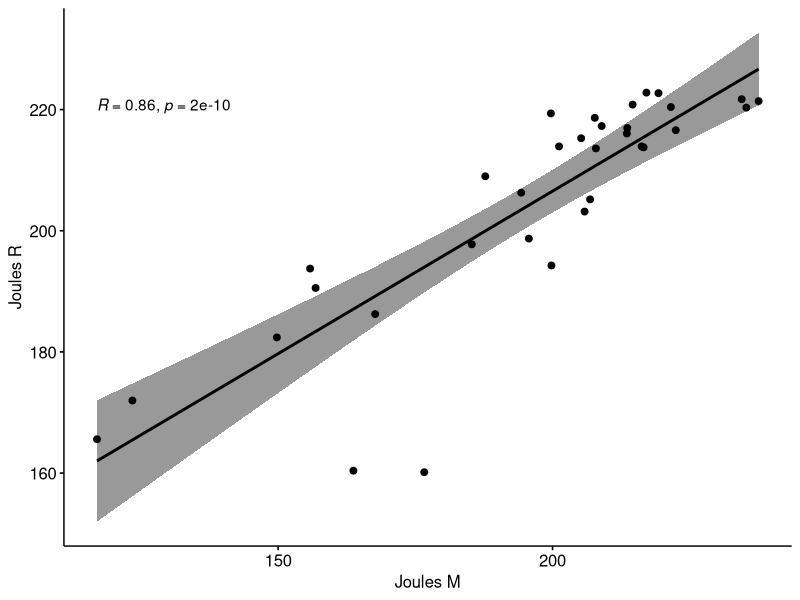
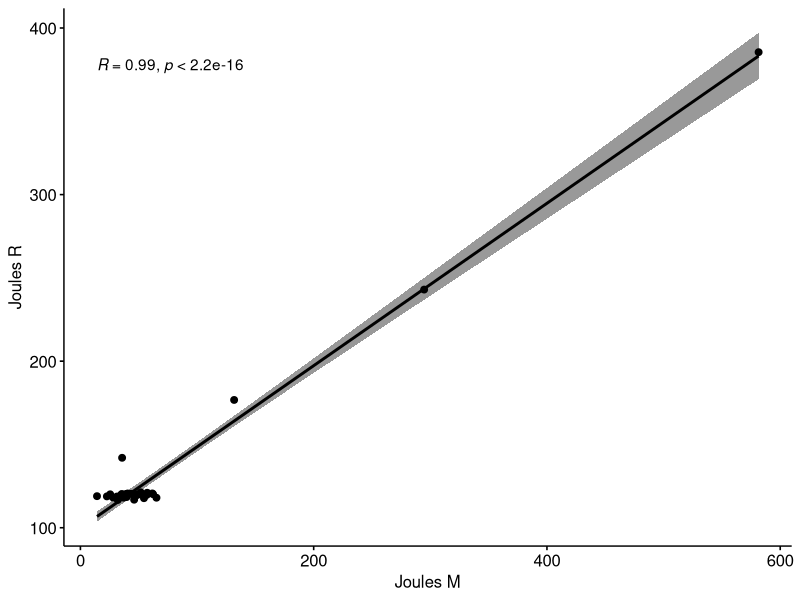
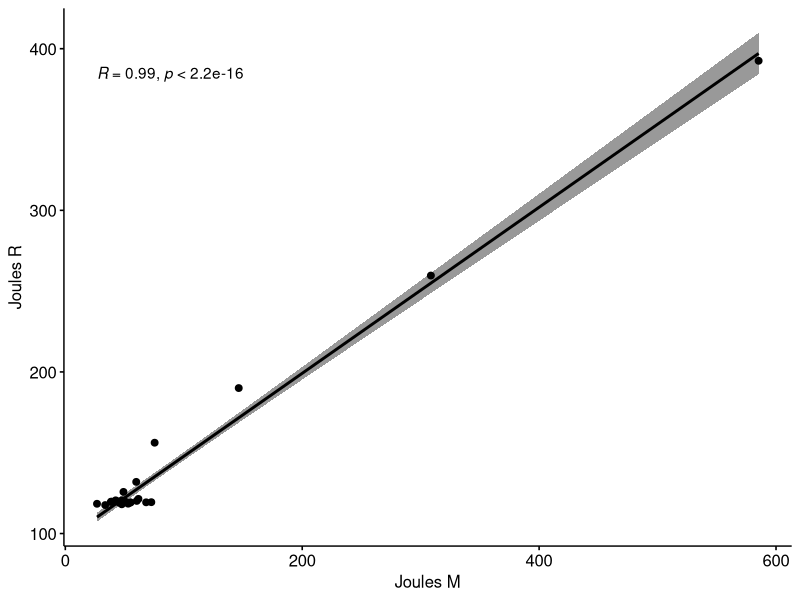
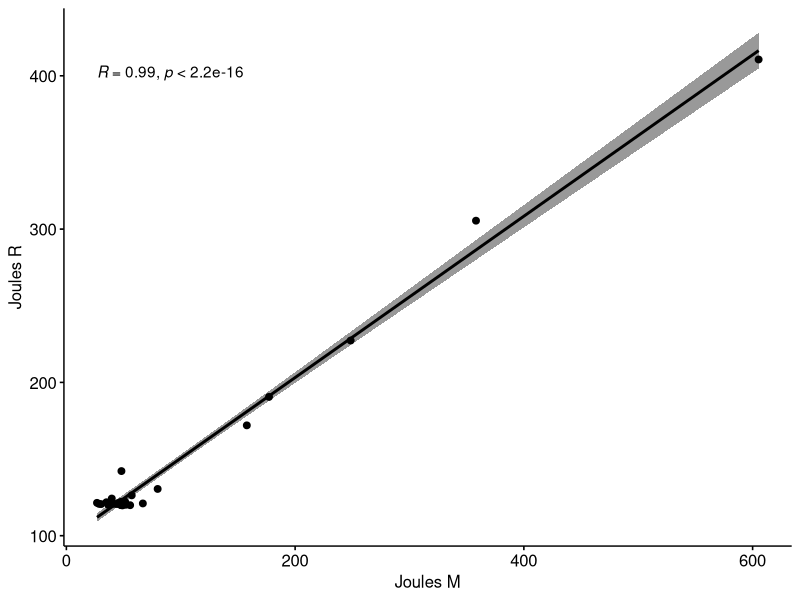
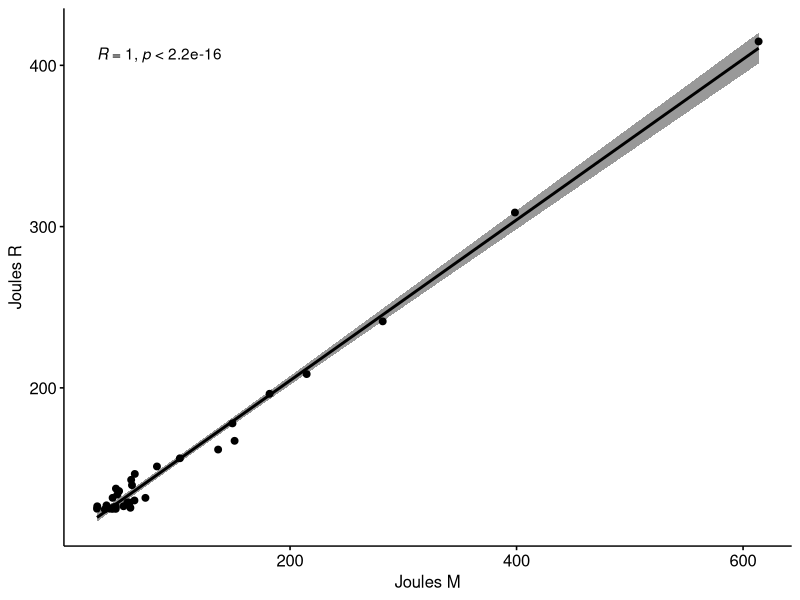
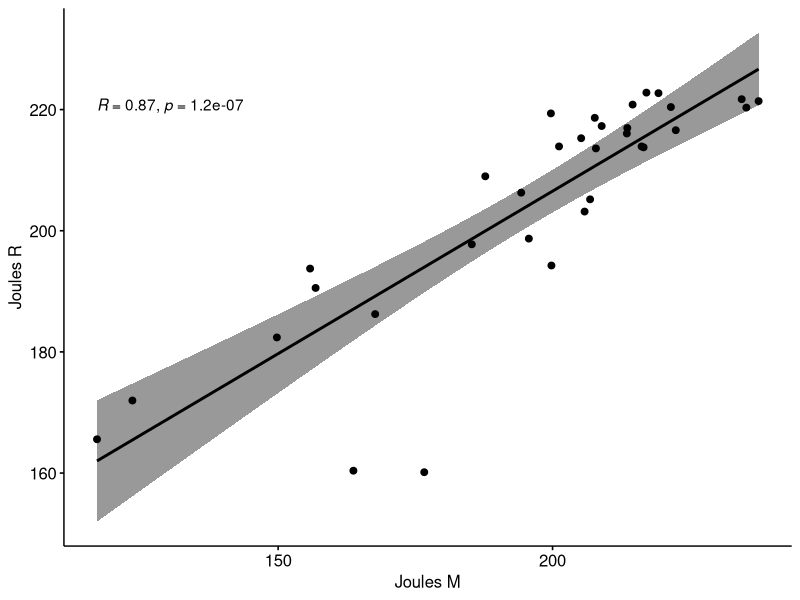
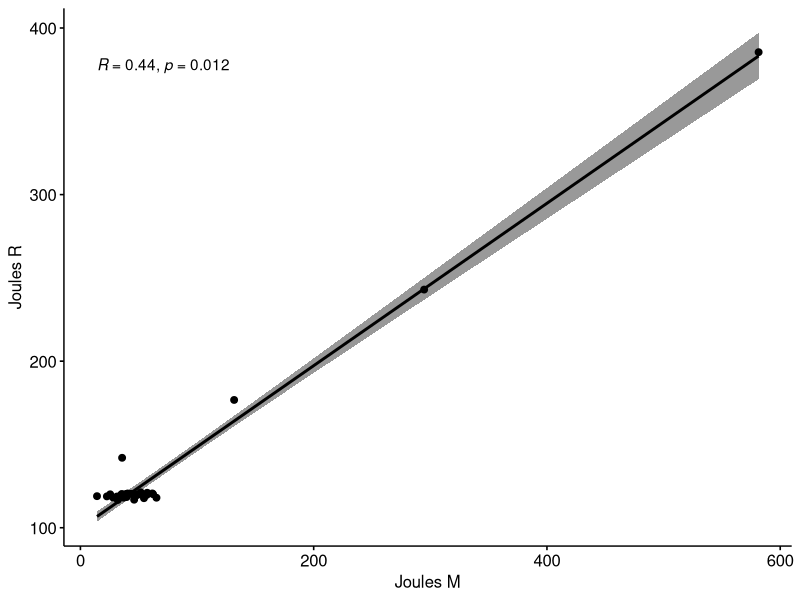
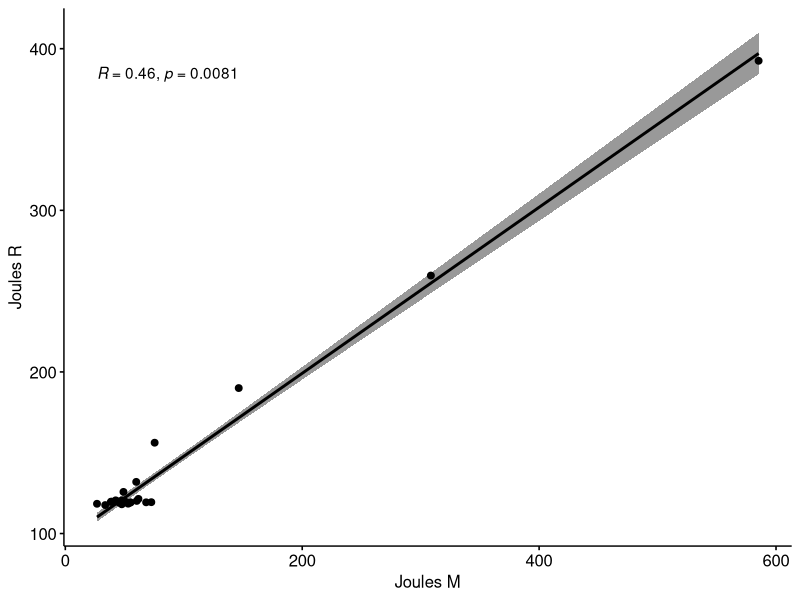

Source code (R) for these figures, in order:
install.packages("ggplot2")
install.packages("dplyr")
install.packages("gridExtra")
install.packages("ggpubr")
install.packages("psych")
library(ggplot2)
library(dplyr)
library(gridExtra)
library("ggpubr")
library(psych)

dataRapl <- read.csv(file = 'dataRAPL.csv')
dataMeter <- read.csv(file = 'dataMETER.csv')


row_sums_rapl <- rowSums(dataRapl[, c(9:11)])
subset_data_rapl <- dataRapl[, c(9:11)]
subset_data_rapl$Total <- row_sums_rapl
subset_data_rapl$n.workers = dataRapl$n.workers
subset_data_rapl$n.secondary.workers = dataRapl$n.secondary.workers

subset_data_Meter <- dataMeter[,c(7,8)]


summary(subset_data_rapl["Total"])
summary(subset_data_Meter["Energy.Meter"])

# Get unique number of threads
workers <- unique(dataMeter[0:990,]$n.workers)
size_chunk<- 990

# Methods to get averages for each chunk in Meter and Rapl
get_list_with_avar_workers_Meter <- function(chunk) {
  list_ps <- list()
  for (i in 1:length(workers)) {
    
    new_dat <- dataMeter[((size_chunk*(chunk-1))+1):(size_chunk*(chunk)),]
    data <- new_dat[new_dat$n.workers == workers[i],]
    list_ps[i] <- mean(data$Energy.Meter)
  }
  return(list_ps)
}

get_list_with_avar_workers_Rapl <- function(chunk) {
  list_ps <- list()
  for (i in 1:length(workers)) {
    
    new_dat <- subset_data_rapl[((size_chunk*(chunk-1))+1):(size_chunk*(chunk)),]
    data <- new_dat[new_dat$n.workers == workers[i],]
    list_ps[i] <- mean(data$Total)
  }
  return(list_ps)
}


read_chunks <- function(subset) {
  chunk_size <- 990
  txacts <- list(0,1,2,8,64)
  counter <- 1
  for (i in seq(chunk_size, chunk_size*5,by = chunk_size)) {
    if (counter == 1) {
      chunk <- subset[(i-chunk_size):i,]
      print("----- ORIGINAL -----")
      print(summary(chunk))
    } else {
      chunk <- subset[(i-chunk_size):i,]
      print(paste("----- TXACT-",txacts[[counter]]," -----"))
      print(summary(chunk))
    }
    #chunks[[counter]] <- chunk
    counter <- counter+1
  }
}

read_chunks(subset_data_rapl["Total"])
read_chunks(subset_data_Meter["Energy.Meter"])


describe_orig_chunk <- function(subset1,subset2,chunk) {
  benchmark_data <- data.frame(threads = numeric(), energy_rapl = numeric(),energy_meter = numeric())
  for (i in 1:30) {
    energy_rapl <- subset1[((33*(i-1))+chunk)] # Example value, replace with actual data
    energy_meter <- subset2[((33*(i-1))+chunk)]# Example value, replace with actual data
    benchmark_data[i,] <- c(workers[chunk],energy_rapl, energy_meter)
  }
  describe(benchmark_data)
}

describe_orig_chunk(subset_data_rapl[0:990,"Total"],subset_data_Meter[0:990,"Energy.Meter"],1)
describe_orig_chunk(subset_data_rapl[0:990,"Total"],subset_data_Meter[0:990,"Energy.Meter"],2)
describe_orig_chunk(subset_data_rapl[0:990,"Total"],subset_data_Meter[0:990,"Energy.Meter"],11)
describe_orig_chunk(subset_data_rapl[0:990,"Total"],subset_data_Meter[0:990,"Energy.Meter"],12)
describe_orig_chunk(subset_data_rapl[0:990,"Total"],subset_data_Meter[0:990,"Energy.Meter"],33)



# NOT AVERAGES
# Perform Shapiro-Wilk normality test for each number of threads
for( j in 1:5){

list_ps <- list()
  # cat("-----", j)
  for (i in 1:length(workers)) {
  # Subset data for current number of threads
  # print(workers[i])
  new_dat <- dataMeter[((size_chunk*(j-1))+1):(size_chunk*(j)),]
  data <- new_dat[new_dat$n.workers == workers[i],]
   # print(dataMeter[(size_chunk*(j-1)):(size_chunk*(j)),][dataMeter[(size_chunk*(j-1)):(size_chunk*(j)),]$n.workers == workers[i],]$n.workers)
  # Perform Shapiro-Wilk normality test on energy consumption (RAPL)
  shapiro_test <- shapiro.test(data$Energy.Meter)
  list_ps[i]<- shapiro_test$p.value
  # cat("--", i)
  # print(list_ps[i])
  # Print results
  # cat("Number of threads:", workers[i], "\n")
  # cat("W =", shapiro_test$statistic, ", p-value =", shapiro_test$p.value, "\n\n")
}
print(mean(unlist(list_ps)))

}

# Perform Shapiro-Wilk normality test for each number of threads
for( j in 1:5){
  
  list_ps <- list()
  
  for (i in 1:length(workers)) {
    # Subset data for current number of threads
    # print(workers[i])
    new_dat <- subset_data_rapl[((size_chunk*(j-1))+1):(size_chunk*(j)),]
    data <- new_dat[new_dat$n.workers == workers[i],]
    # print(dataMeter[(size_chunk*(j-1)):(size_chunk*(j)),][dataMeter[(size_chunk*(j-1)):(size_chunk*(j)),]$n.workers == workers[i],]$n.workers)
    # Perform Shapiro-Wilk normality test on energy consumption (RAPL)
    shapiro_test <- shapiro.test(data$Total)
    list_ps[i]<- shapiro_test$p.value
    # Print results
    # cat("Number of threads:", workers[i], "\n")
    # cat("W =", shapiro_test$statistic, ", p-value =", shapiro_test$p.value, "\n\n")
  }
  print(mean(unlist(list_ps)))
}

# AVERAGES
# METER
for(i in 1:5){
  shapiro_test_iso <- shapiro.test(unlist(get_list_with_avar_workers_Meter(i)))
  print(shapiro_test_iso$p.value)
}
# RAPL
for(i in 1:5){
  shapiro_test_iso <- shapiro.test(unlist(get_list_with_avar_workers_Rapl(i)))
  print(shapiro_test_iso$p.value)
}

# RAPL summaries
summary(filter(subset_data_rapl, n.secondary.workers == 0)$Total)

summary(filter(subset_data_rapl, n.secondary.workers == 0, n.workers == 1)$Total)
summary(filter(subset_data_rapl, n.secondary.workers == 0, n.workers == 2)$Total)

summary(filter(subset_data_rapl, n.secondary.workers == 1)$Total)
summary(filter(subset_data_rapl, n.secondary.workers == 1, n.workers == 1)$Total)
summary(filter(subset_data_rapl, n.secondary.workers == 1, n.workers == 2)$Total)

summary(subset_data_rapl$Total)

# METER summaries
summary(filter(dataMeter, n.secondary.workers == 0)$Energy.Meter)

summary(filter(dataMeter, n.secondary.workers == 0, n.workers == 1)$Energy.Meter)
summary(filter(dataMeter, n.secondary.workers == 0, n.workers == 2)$Energy.Meter)

summary(filter(dataMeter, n.secondary.workers == 1)$Energy.Meter)
summary(filter(dataMeter, n.secondary.workers == 1, n.workers == 1)$Energy.Meter)
summary(filter(dataMeter, n.secondary.workers == 1, n.workers == 2)$Energy.Meter)

summary(dataMeter$Energy.Meter)


# Correlation tests

print(get_list_with_avar_workers_Rapl(3))


# CORRELATION for different chunks, method: PEARSON

cor(unlist(get_list_with_avar_workers_Meter(1)),unlist(get_list_with_avar_workers_Rapl(1)),method = c("pearson"))

cor(unlist(get_list_with_avar_workers_Meter(2)),unlist(get_list_with_avar_workers_Rapl(2)),method = c("pearson"))
cor(unlist(get_list_with_avar_workers_Meter(3)),unlist(get_list_with_avar_workers_Rapl(3)),method = c("pearson"))
cor(unlist(get_list_with_avar_workers_Meter(4)),unlist(get_list_with_avar_workers_Rapl(4)),method = c("pearson"))
cor(unlist(get_list_with_avar_workers_Meter(5)),unlist(get_list_with_avar_workers_Rapl(5)),method = c("pearson"))

# General
cor(subset_data_Meter$Energy.Meter,subset_data_rapl$Total,method = c("pearson")) #same

cor.test(unlist(get_list_with_avar_workers_Meter(1)),unlist(get_list_with_avar_workers_Rapl(1)),method = c("pearson"))

cor.test(unlist(get_list_with_avar_workers_Meter(2)),unlist(get_list_with_avar_workers_Rapl(2)),method = c("pearson"))
cor.test(unlist(get_list_with_avar_workers_Meter(3)),unlist(get_list_with_avar_workers_Rapl(3)),method = c("pearson"))
cor.test(unlist(get_list_with_avar_workers_Meter(4)),unlist(get_list_with_avar_workers_Rapl(4)),method = c("pearson"))
cor.test(unlist(get_list_with_avar_workers_Meter(5)),unlist(get_list_with_avar_workers_Rapl(5)),method = c("pearson"))

cor.test(subset_data_Meter$Energy.Meter,subset_data_rapl$Total) #same


# CORRELATION for different chunks, method: SPEARMAN

cor(unlist(get_list_with_avar_workers_Meter(1)),unlist(get_list_with_avar_workers_Rapl(1)),method = c("spearman"))

cor(unlist(get_list_with_avar_workers_Meter(2)),unlist(get_list_with_avar_workers_Rapl(2)),method = c("spearman"))
cor(unlist(get_list_with_avar_workers_Meter(3)),unlist(get_list_with_avar_workers_Rapl(3)),method = c("spearman"))
cor(unlist(get_list_with_avar_workers_Meter(4)),unlist(get_list_with_avar_workers_Rapl(4)),method = c("spearman"))
cor(unlist(get_list_with_avar_workers_Meter(5)),unlist(get_list_with_avar_workers_Rapl(5)),method = c("spearman"))

# General
cor(subset_data_Meter$Energy.Meter,subset_data_rapl$Total) #same

cor.test(unlist(get_list_with_avar_workers_Meter(1)),unlist(get_list_with_avar_workers_Rapl(1)),method = c("spearman"))

cor.test(unlist(get_list_with_avar_workers_Meter(2)),unlist(get_list_with_avar_workers_Rapl(2)),method = c("spearman"))
cor.test(unlist(get_list_with_avar_workers_Meter(3)),unlist(get_list_with_avar_workers_Rapl(3)),method = c("spearman"))
cor.test(unlist(get_list_with_avar_workers_Meter(4)),unlist(get_list_with_avar_workers_Rapl(4)),method = c("spearman"))
cor.test(unlist(get_list_with_avar_workers_Meter(5)),unlist(get_list_with_avar_workers_Rapl(5)),method = c("spearman"))

cor.test(subset_data_Meter$Energy.Meter,subset_data_rapl$Total) #same


# PEARSON plots

give_me_plot_pear <- function(chunk){

my_data <- dataMeter[(1+(990*(chunk-1))):(33+(990*(chunk-1))),c(1:2)]
print(my_data$version[1])

my_data$Meter <- unlist(get_list_with_avar_workers_Meter(chunk))
my_data$Rapl <- unlist(get_list_with_avar_workers_Rapl(chunk))
# plotting 

ggscatter(my_data, x = "Meter", y = "Rapl", 
          add = "reg.line", conf.int = TRUE, 
          cor.coef = TRUE, cor.method = "pearson",
          xlab = "Joules M", ylab = "Joules R")
}
give_me_plot_pear(1)
give_me_plot_pear(2)
give_me_plot_pear(3)
give_me_plot_pear(4)
give_me_plot_pear(5)


# SPEARMAN plots

give_me_plot_spear <- function(chunk){
  
  my_data <- dataMeter[(1+(990*(chunk-1))):(33+(990*(chunk-1))),c(1:2)]
  print(my_data$version[1])
  
  my_data$Meter <- unlist(get_list_with_avar_workers_Meter(chunk))
  my_data$Rapl <- unlist(get_list_with_avar_workers_Rapl(chunk))
  # plotting 
  
  ggscatter(my_data, x = "Meter", y = "Rapl", 
            add = "reg.line", conf.int = TRUE, 
            cor.coef = TRUE, cor.method = "spearman",
            xlab = "Joules M", ylab = "Joules R")
}
give_me_plot_spear(1)
give_me_plot_spear(2)
give_me_plot_spear(3)
give_me_plot_spear(4)
give_me_plot_spear(5)


# General
RandM <- subset_data_rapl[,4:6]
RandM$Meter <- subset_data_Meter$Energy.Meter

ggscatter(RandM, x = "Meter", y = "Total", 
          add = "reg.line", conf.int = TRUE, 
          cor.coef = TRUE, cor.method = "pearson",
          xlab = "Joules M", ylab = "Joules R")



get_qq_plot_MR <- function(chunk){

qqnorm( unlist(get_list_with_avar_workers_Meter(chunk)))
qqline(unlist(get_list_with_avar_workers_Meter(chunk)))

qqnorm( unlist(get_list_with_avar_workers_Rapl(chunk)))
qqline( unlist(get_list_with_avar_workers_Rapl(chunk)))

}
get_qq_plot_MR(1)
get_qq_plot_MR(2)
get_qq_plot_MR(3)
get_qq_plot_MR(4)
get_qq_plot_MR(5)

# General
qqnorm(RandM$Meter)
qqline(RandM$Meter)

qqnorm(RandM$Total)
qqline(RandM$Total)


# Hyp_testing
test <- function(data1, data2) {
  wilcox.test(data1, data2)
}

test(unlist(get_list_with_avar_workers_Meter(1)),unlist(get_list_with_avar_workers_Rapl(1)))

test(RandM$Meter,RandM$Total) # --


# ------------------------------ METER -----------------------------

# WORKING WITH ORIGINAL:

# Perform Shapiro-Wilk normality test for number of threads equals to 1, 2, 8, 32, 64
# with q-q plots
for(j in list(1,2,5,17,33)){
  list_ps <- list()
  for (i in 1:30) {
    # Subset data for current number of threads
    new_dat <- dataMeter[j+ 33*(i-1),]
    list_ps[i] <- new_dat$Energy.Meter
  }
  shapiro_test <- shapiro.test(unlist(list_ps))
  print(shapiro_test$p.value )
  
  qqnorm( unlist(list_ps))
  qqline(unlist(list_ps))
}

# WORKING WITH TXACTs:

# Perform Shapiro-Wilk normality test for number of threads equals to 1, 2, 8, 32, 64
# with q-q plots
for(p in 1:4){
for(j in list(1,2,5,17,33)){
  list_ps <- list()
  for (i in 1:30) {
    # Subset data for current number of threads
    new_dat <- dataMeter[size_chunk*p+ j+ 33*(i-1),]
    list_ps[i] <- new_dat$Energy.Meter
  }
  shapiro_test <- shapiro.test(unlist(list_ps))
  print(shapiro_test$p.value )
  
  qqnorm( unlist(list_ps))
  qqline(unlist(list_ps))
}
  print("-----------")
}


# ------------------------------ RAPL -----------------------------

# WORKING WITH ORIGINAL:

# Perform Shapiro-Wilk normality test for number of threads equals to 1, 2, 8, 32, 64
# with q-q plots
for(j in list(1,2,5,17,33)){
  list_ps <- list()
  for (i in 1:30) {
    # Subset data for current number of threads
    new_dat <- subset_data_rapl[j+ 33*(i-1),]
    list_ps[i] <- new_dat$Total
  }
  shapiro_test <- shapiro.test(unlist(list_ps))
  print(shapiro_test$p.value )
}

# WORKING WITH TXACT8:

# Perform Shapiro-Wilk normality test for number of threads equals to 1, 2, 8, 32, 64
# with q-q plots
for(p in 1:4){
  for(j in list(1,2,5,17,33)){
    list_ps <- list()
    for (i in 1:30) {
      # Subset data for current number of threads
      new_dat <- subset_data_rapl[size_chunk*p+ j+ 33*(i-1),]
      list_ps[i] <- new_dat$Total
    }
    shapiro_test <- shapiro.test(unlist(list_ps))
    print(shapiro_test$p.value )
  }
  print("-----------")
}


# ------------------------------- METER vs RAPL correlation ----------------------

# WORKING WITH ORIGINAL:
# check correlation with Pearson and spearman for threads 1,2,8,32,64

get_pear_t_spear_f_plot <- function(j,who){
  list_dm <- list()
  list_dr <- list()
  for (i in 1:30) {
    list_dm[i] <- dataMeter[j+ 33*(i-1),"Energy.Meter"]
    list_dr[i] <- subset_data_rapl[j+ 33*(i-1),"Total"]
  }
  print(cor(unlist(list_dm),unlist(list_dr),method = c("pearson")))
  print(cor(unlist(list_dm),unlist(list_dr),method = c("spearman")))
  print("--")
  print(test(unlist(list_dm),unlist(list_dr)))
  
  my_data <- dataMeter[1:30,c(1:2)]
  
  my_data$Meter <- unlist(list_dm)
  my_data$Rapl <- unlist(list_dr)
  
 
  # plotting 
  # pearson
  if(who == TRUE){
  ggscatter(my_data, x = "Meter", y = "Rapl", 
            add = "reg.line", conf.int = TRUE, 
            cor.coef = TRUE, cor.method = "pearson",
            xlab = "Joules M p", ylab = "Joules R p")
  }
  else{
  # spearman
  ggscatter(my_data, x = "Meter", y = "Rapl",
            add = "reg.line", conf.int = TRUE,
            cor.coef = TRUE, cor.method = "spearman",
            xlab = "Joules M s", ylab = "Joules R s")
  }
}

# threads 1,2,8,32,64 => index: 1,2,5,17,33
# pearson
get_pear_t_spear_f_plot(1,TRUE)
get_pear_t_spear_f_plot(2,TRUE)
get_pear_t_spear_f_plot(5,TRUE)
get_pear_t_spear_f_plot(17,TRUE)
get_pear_t_spear_f_plot(33,TRUE)

# spearman
get_pear_t_spear_f_plot(1,FALSE)
get_pear_t_spear_f_plot(2,FALSE)
get_pear_t_spear_f_plot(5,FALSE)
get_pear_t_spear_f_plot(17,FALSE)
get_pear_t_spear_f_plot(33,FALSE)
